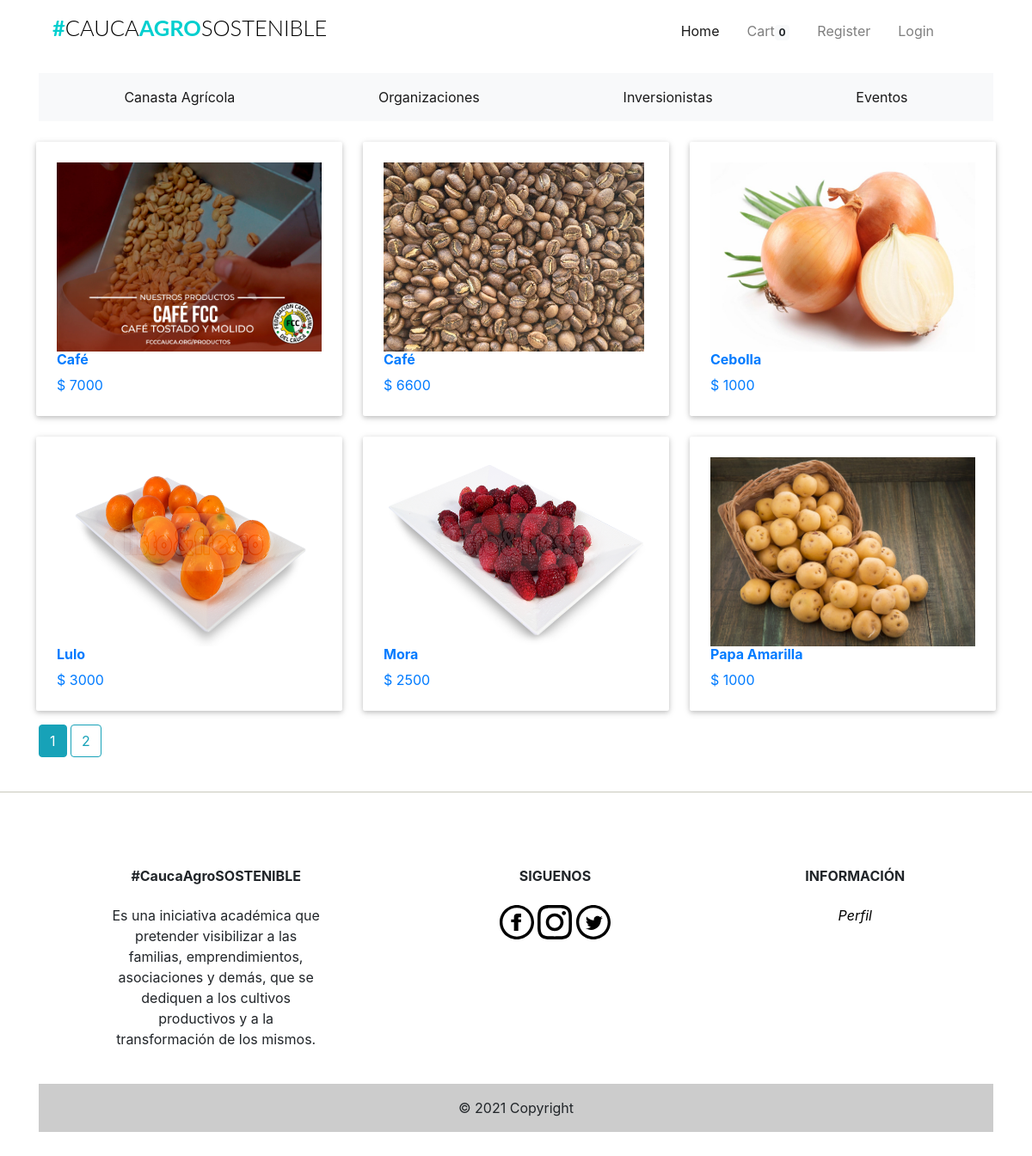
The page /productos on the database its author committed.
### app/models.py (models this page shows, shortened)
class Products(db.Model):
    __tablename__ = 'products'
    id = db.Column(db.Integer, primary_key=True)
    product_name = db.Column(db.String(100), index=True)
    product_price = db.Column(db.Integer, index=True)
    product_image = db.Column(db.String(120))
    product_description = db.Column(db.String(200))
    product_stock = db.Column(db.Integer)
    promotion_value = db.Column(db.Integer, index=True)
    organizacion_id = db.Column(db.Integer, db.ForeignKey('organizaciones.id'))

### app/home/routes.py (the view)
@home.route('/productos')
def canasta():
    if current_user.is_anonymous:
        count = 0
    else:
        count = Kart.query.filter_by(user_id=current_user.id).count()
    page = request.args.get('page', 1, type=int)
    products = Products.query\
        .order_by(Products.product_name).paginate(page=page, per_page=6)
    return render_template("home/canasta.html", title="Canasta Agricola", products=products, count=count)

### app/templates/home/canasta.html (shortened to what this page needs)
{% extends "base.html" %}
{% block body %}
<div class="row d-block">
  {% for product_list in products.items %}
  <a href="{{ url_for('home.product_details', id=product_list.id) }}">
  <div class="col l4 s12 m6">
    <div class="card-panel hoverable" style="max-height:360px; background-color:#FFFFFF;">
      <div class="card-image" style="margin-left:auto;margin-right: auto;">
        <div class="thumbnail" style="height:220px;margin-bottom: 0px;">
          <img class="responsive-img" src="{{ product_list.product_image }}" style="height:100%;">
        </div>
        <h6 class="title">
          <span class="product-name">{{ product_list.product_name }}</span>
        </h6>
        <div class="price-container clearfix">
          <span class="price-box" style="margin-bottom:0px;white-space:normal;">
          <span class="price">
            <span>$</span>
            <span>{{ product_list.product_price }}</span>
          </span>
          </span>
        </div>
      </div>
    </div>
  </div>
  </a>
  {% endfor %}
</div>
{% for page_num in products.iter_pages(left_edge=1, right_edge=1, left_current=1, right_current=2) %}
{% if page_num %}
    {% if products.page == page_num %}
        <a class="btn btn-info mb-4" href="{{ url_for('home.canasta', title=title, page=page_num)}}">{{page_num}}</a>
    {% else %}
    <a class="btn btn-outline-info mb-4" href="{{ url_for('home.canasta', title=title, page=page_num)}}">{{page_num}}</a>
    {%endif%}
{%endif%}
{% endfor %}
</div>
{% endblock %}

### app/templates/base.html (shortened to what this page needs)
<html>
  <head>
      <link href="{{ url_for('static', filename='css/bootstrap.min.css') }}"rel="stylesheet">
      <link href="{{ url_for('static', filename='css/st.css') }}"rel="stylesheet">
      <link href='https://api.mapbox.com/mapbox-gl-js/v2.3.1/mapbox-gl.css' rel='stylesheet' />
  </head>
  <body>
  {% include "navbar.html" %}
  {% include "categories/categories.html" %}
  <div class="container">
    {% block body %}
    {% endblock %}
  <hr class="footer-break"></hr>
{% include "footer.html" %}
</body>
</html>

### app/templates/navbar.html (shortened to what this page needs)
{% block navbar %}
<div class="container mt-1 mb-3">
  <nav class="navbar navbar-expand-lg navbar-light">
    <h1 class="brand_name">
      <a class="navbar-brand" href="{{ url_for('home.homepage') }}">#<span>CAUCA</span>AGRO<span>SOSTENIBLE</span></a>
    </h1>
    <div class="collapse navbar-collapse" id="navbarNav">
      <ul class="navbar-nav ml-auto mr-auto mt-2 mt-lg-0">
        {% if current_user.is_authenticated %}
        {% if current_user.is_admin %}
        <li class="nav-item ml-3">
          <a class="nav-link active" href="{{ url_for('home.admin_dashboard') }}">Dashboard</a>
        </li>
        <li class="nav-item ml-3">
          <a class="nav-link" href="{{ url_for('admin.list_products') }}">Productos</a>
        </li>
        <li class="nav-item ml-3">
          <a class="nav-link" href="{{ url_for('admin.list_organizaciones') }}">Organizaciones</a>
        </li>
        <li class="nav-item ml-3">
          <a class="nav-link" href="{{ url_for('admin.list_inversionistas') }}">Inversionistas</a>
        </li>
        <li class="nav-item ml-3">
          <a class="nav-link" href="{{ url_for('admin.list_eventos') }}">Eventos</a>
        </li>
        <li class="nav-item ml-3">
          <a class="nav-link" href="{{ url_for('admin.list_orders') }}">Orders</a>
        </li>
        <li class="nav-item ml-3">
          <a class="nav-link" href="{{ url_for('users.cart') }}">Cart<span class="badge badge-light">{{ count
              }}</span></a>
        </li>
        {% else %}
        <li class="nav-item ml-3">
          <a class="nav-link" href="{{ url_for('users.cart') }}">Cart<span class="badge badge-light">{{ count
              }}</span></a>
        </li>
        {% endif %}
        <li class="nav-item dropdown ml-3">
          <a class="nav-link dropdown-toggle" data-toggle="dropdown" href="#" role="button" aria-haspopup="true"
            aria-expanded="false">
            Hi, {{ current_user.firstname }}!
          </a>
          <div class="dropdown-menu">
            <a class="dropdown-item" href="{{ url_for('users.profile') }}">Profile</a>
            <div class="dropdown-divider"></div>
            <a class="dropdown-item" href="{{ url_for('auth.logout') }}">Logout</a>
          </div>
        </li>
        {% else %}
        <li class="nav-item active ml-3">
          <a class="nav-link" href="{{ url_for('home.homepage') }}">Home <span class="sr-only">(current)</span></a>
        </li>
        <li class="nav-item ml-3">
          <a class="nav-link" href="{{ url_for('users.cart') }}">Cart<span class="badge badge-light">{{ count
              }}</span></a>
        </li>
        <li class="nav-item ml-3">
          <a class="nav-link" href="{{ url_for('auth.register') }}">Register</a>
        </li>
        <li class="nav-item ml-3">
          <a class="nav-link" href="{{ url_for('auth.login') }}">Login</a>
        </li>
        {% endif %}
      </ul>
    </div>
  </nav>
</div>
{% endblock %}

### app/templates/categories/categories.html
{% block organizacion %}
<div class="container mt-1 mb-3 overflow-auto">
  <nav class="navbar navbar-expand navbar-light bg-light">
    <div class="collapse navbar-collapse" id="navbarNav">
      <ul class="navbar-nav d-flex justify-content-around">
        <li class="nav-item active">
          <a class="nav-link" href="{{ url_for('home.canasta') }}">Canasta Agr&iacute;cola</a>
        </li>
        <li class="nav-item active">
          <a class="nav-link" href="{{ url_for('home.organizaciones') }}">Organizaciones</a>
        </li>
        <li class="nav-item active">
          <a class="nav-link" href="{{ url_for('home.inversionistas')}}">Inversionistas</a>
        </li>
        <li class="nav-item active">
          <a class="nav-link" href="{{ url_for('home.eventos') }}">Eventos</a>
        </li>
      </ul>
    </div>
  </nav>
</div>
{% endblock %}

### app/templates/footer.html (shortened to what this page needs)
{% block footer %}
<div class="container my-5">
  <footer
          class="text-center text-lg-start text-black"
          style="background-color: #ffffff"
          >
    <div class="container p-4 pb-0">
      <section class="">
        <div class="row">
          <div class="col-md-3 col-lg-3 col-xl-3 mx-auto mt-3">
            <h6 class="text mb-4 font-weight-bold">
              #CaucaAgroSOSTENIBLE
            </h6>
            <p>
              Es una iniciativa
              académica que pretender visibilizar a las familias, emprendimientos, asociaciones y demás, que se dediquen
              a los cultivos productivos y a la transformación de los mismos.
            </p>
          </div>
          <div class="col-md-4 col-lg-3 col-xl-3 mx-auto mt-3">
            <h6 class="text-uppercase mb-4 font-weight-bold">Siguenos</h6>
            <a href="https://www.facebook.com/">
              <img src="{{ url_for('static',filename='iconmonstr-facebook.svg') }}" class="img-responsive svg-footer">
            </a>
            <a href="https://www.instagram.com/">
              <img src="{{ url_for('static',filename='iconmonstr-instagram.svg') }}" class="img-responsive svg-footer">
            </a>
            <a href="https://twitter.com/?lang=en">
              <img src="{{ url_for('static',filename='iconmonstr-twitter.svg') }}" class="img-responsive svg-footer">
            </a>
          </div>
          <div class="col-md-3 col-lg-2 col-xl-2 mx-auto mt-3">
            <h6 class="text-uppercase mb-4 font-weight-bold">Informaci&oacute;n</h6>
            <a href="{{ url_for('users.profile') }}">
              <p><i><span style="color:black;">Perfil</span></i><p>
            </a>
          </div>
        </div>
      </section>
    </div>
    <div class="text-center p-3" style="background-color: rgba(0, 0, 0, 0.2)">
      © 2021 Copyright
    </div>
  </footer>
</div>
{% endblock %}

### app/static/css/st.css (style rules this page uses)
.svg-footer { height: 2.5em; width: 2.5em; }
.footer-break { background-color:#e0e0d1; }
.brand_name .navbar-brand { font-size:1.59rem; text-transform: uppercase; font-family: 'Lato', sans-serif; font-weight: 700; color: #333; }
.brand_name >.navbar-brand { color:#01CFCF; text-decoration: none; }
.brand_name >.navbar-brand span { color: #000; font-weight: 300; }
.navbar-nav { width: 100%; align-items: flex-start; }
.product-name { text-transform: capitalize; font-weight:bold; }
img.responsive-img, video.responsive-video { max-width: 100%; }
.card-panel { -webkit-transition:-webkit-box-shadow .25s; transition:-webkit-box-shadow .25s; transition:box-shadow .25s; transition:box-shadow .25s, -webkit-box-shadow .25s;padding:24px; margin:.5rem 0 1rem 0; border-radius:2px;background-color:#fff; box-shadow: 0 2px 5px 0 rgba(0,0,0,0.16),0 2px 10px 0 rgba(0,0,0,0.12); }
.hoverable { -webkit-transition:-webkit-box-shadow .25s; transition:-webskit-box-shadow .25s; transition:box-shadow .25s; transition:box-shadow .25s, -webkit-box-shadow .25s }
.row:after { content: ""; display: table; clear: both; }
.row .col { float: left; -webkit-box-sizing: border-box; box-sizing: border-box; padding: 0 0.75rem; min-height: 1px; }
.row .col.s12 { width: 100%; margin-left: auto; left: auto; right: auto; }
@media only screen and (min-width: 601px) { .row .col.m6 { width: 50%; margin-left: auto; left: auto; right: auto; } }
@media only screen and (min-width: 993px) { .row .col.l4 { width: 33.3333333333%; margin-left: auto; left: auto; right: auto; } }

### rows shown on the page
Products: product_image (picture), product_name "Café", product_price "7000"
Products: product_image (picture), product_name "Café", product_price "6600"
Products: product_image (picture), product_name "Cebolla", product_price "1000"
Products: product_image (picture), product_name "Lulo", product_price "3000"
Products: product_image (picture), product_name "Mora", product_price "2500"
Products: product_image (picture), product_name "Papa Amarilla", product_price "1000"

### other values the page prints
{{ count }} "0"
{{ page_num }} "1"
{{ page_num }} "2"
